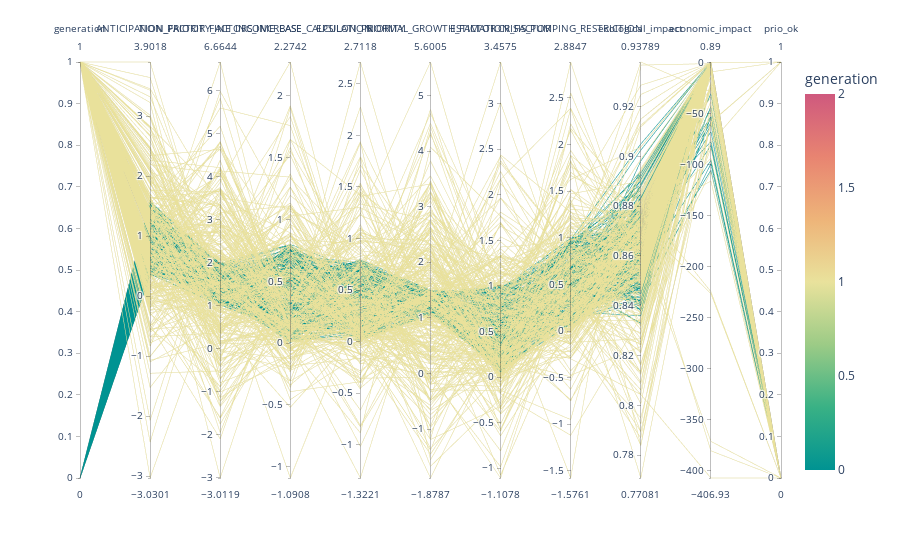
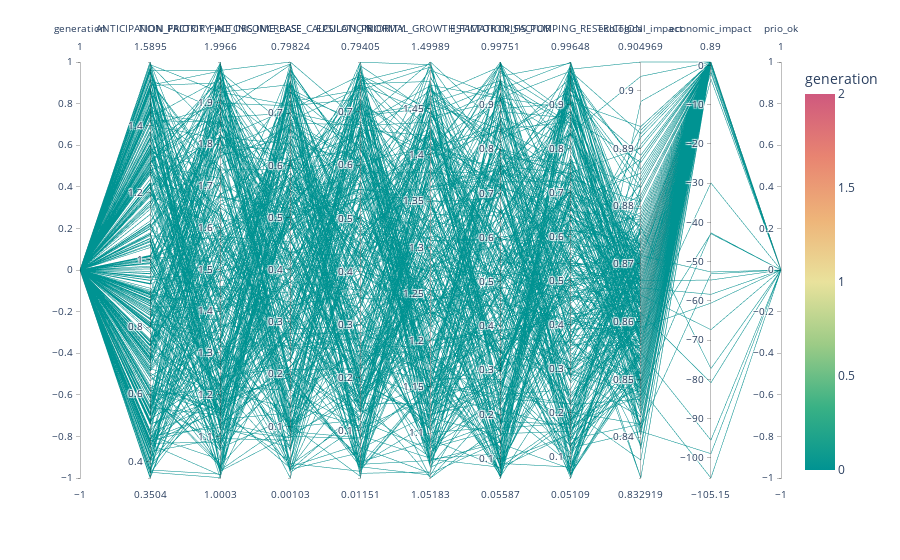

The notebook cell saved with these charts, in order:
### Markdown cell above
## 0. Generational analysis

### Code cell
import plotly.express as px
import pandas as pd

incentive_data = [row['incentive_params'] for row in execution_results]
quota_data = [row['quota_params'] for row in execution_results]
ecological_impact = [row['ecological_impact'] for row in execution_results]
economic_impact = [row['economic_impact'] for row in execution_results]
satisfaction_data = {}
satisfaction_data["prio_ok"] = [row['ok_satisfaction'] for row in execution_results]
gen_data = {}
gen_data["generation"] = [row['generation'] for row in execution_results]

df_gen = pd.DataFrame(gen_data)
df_incentive = pd.DataFrame(incentive_data)
df_quota = pd.DataFrame(quota_data)
df_satisfaction = pd.DataFrame(satisfaction_data)
df_impact = pd.DataFrame({
    "ecological_impact": ecological_impact,
    "economic_impact": economic_impact
})

df = pd.concat([df_gen,
                df_incentive,
                df_quota,
                df_impact,
                df_satisfaction
                ], axis=1)

fig = px.parallel_coordinates(
    df,
    color="generation",
    dimensions=df.columns,
    color_continuous_scale=px.colors.diverging.Temps,
    color_continuous_midpoint=N_GEN/2
)

fig.show()

fig = px.parallel_coordinates(
    df[df["generation"] == 0],
    color="generation",
    dimensions=df.columns,
    color_continuous_scale=px.colors.diverging.Temps,
    color_continuous_midpoint=N_GEN/2,
)

fig.show()

### Figure 1 — Plotly figure (JSON) as saved in the notebook; plotly's stock layout.template omitted (floating-point values rounded to 4 significant figures; data arrays with more than 128 entries replaced by an {"elided": "..."} marker saying what was removed)
{"data": [{"dimensions": [{"label": "generation", "values": {"elided": "700 int values"}}, {"label": "ANTICIPATION_FACTOR", "values": {"elided": "700 float values"}}, {"label": "NON_PRIORITY_ACTORS_INCREASE", "values": {"elided": "700 float values"}}, {"label": "FINE_INCOME_BASE_CALCULATION", "values": {"elided": "700 float values"}}, {"label": "EPSILON_PRIORITY", "values": {"elided": "700 float values"}}, {"label": "NORMAL_GROWTH_FACTOR", "values": {"elided": "700 float values"}}, {"label": "ESTIMATION_FACTOR", "values": {"elided": "700 float values"}}, {"label": "CRISIS_PUMPING_RESTRICTION", "values": {"elided": "700 float values"}}, {"label": "ecological_impact", "values": {"elided": "700 float values"}}, {"label": "economic_impact", "values": {"elided": "700 float values"}}, {"label": "prio_ok", "values": {"elided": "700 float values"}}], "domain": {"x": [0, 1], "y": [0, 1]}, "line": {"color": {"elided": "700 int values"}, "coloraxis": "coloraxis"}, "name": "", "type": "parcoords"}], "layout": {"coloraxis": {"cmid": 1, "colorbar": {"title": {"text": "generation"}}, "colorscale": [[0, "rgb(0, 147, 146)"], [0.1667, "rgb(57, 177, 133)"], [0.3333, "rgb(156, 203, 134)"], [0.5, "rgb(233, 226, 156)"], [0.6667, "rgb(238, 180, 121)"], [0.8333, "rgb(232, 132, 113)"], [1, "rgb(207, 89, 126)"]]}, "legend": {"tracegroupgap": 0}, "margin": {"t": 60}}}

### Figure 2 — Plotly figure (JSON) as saved in the notebook; plotly's stock layout.template omitted (floating-point values rounded to 4 significant figures; data arrays with more than 128 entries replaced by an {"elided": "..."} marker saying what was removed)
{"data": [{"dimensions": [{"label": "generation", "values": {"elided": "350 int values"}}, {"label": "ANTICIPATION_FACTOR", "values": {"elided": "350 float values"}}, {"label": "NON_PRIORITY_ACTORS_INCREASE", "values": {"elided": "350 float values"}}, {"label": "FINE_INCOME_BASE_CALCULATION", "values": {"elided": "350 float values"}}, {"label": "EPSILON_PRIORITY", "values": {"elided": "350 float values"}}, {"label": "NORMAL_GROWTH_FACTOR", "values": {"elided": "350 float values"}}, {"label": "ESTIMATION_FACTOR", "values": {"elided": "350 float values"}}, {"label": "CRISIS_PUMPING_RESTRICTION", "values": {"elided": "350 float values"}}, {"label": "ecological_impact", "values": {"elided": "350 float values"}}, {"label": "economic_impact", "values": {"elided": "350 float values"}}, {"label": "prio_ok", "values": {"elided": "350 float values"}}], "domain": {"x": [0, 1], "y": [0, 1]}, "line": {"color": {"elided": "350 int values"}, "coloraxis": "coloraxis"}, "name": "", "type": "parcoords"}], "layout": {"coloraxis": {"cmid": 1, "colorbar": {"title": {"text": "generation"}}, "colorscale": [[0, "rgb(0, 147, 146)"], [0.1667, "rgb(57, 177, 133)"], [0.3333, "rgb(156, 203, 134)"], [0.5, "rgb(233, 226, 156)"], [0.6667, "rgb(238, 180, 121)"], [0.8333, "rgb(232, 132, 113)"], [1, "rgb(207, 89, 126)"]]}, "legend": {"tracegroupgap": 0}, "margin": {"t": 60}}}
